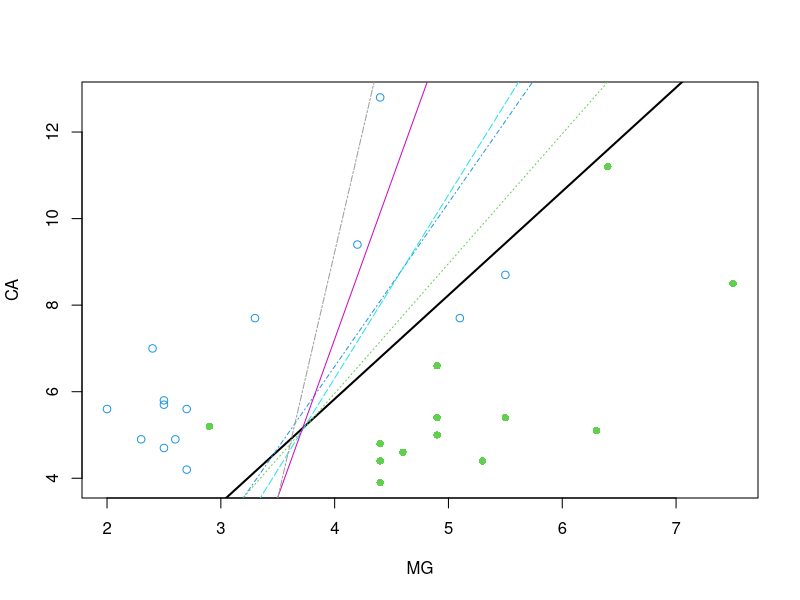

Reproduce this figure in R.
library(rrcov)


### Name: LdaPP
### Title: Robust Linear Discriminant Analysis by Projection Pursuit
### Aliases: LdaPP LdaPP.formula LdaPP.default
### Keywords: robust multivariate

### ** Examples


##
## Function to plot a LDA separation line
##
lda.line <- function(lda, ...)
{
    ab <- lda@ldf[1,] - lda@ldf[2,]
    cc <- lda@ldfconst[1] - lda@ldfconst[2]
    abline(a=-cc/ab[2], b=-ab[1]/ab[2],...)
}

data(pottery)
x <- pottery[,c("MG", "CA")]
grp <- pottery$origin
col <- c(3,4)
gcol <- ifelse(grp == "Attic", col[1], col[2])
gpch <- ifelse(grp == "Attic", 16, 1)

##
## Reproduce Fig. 2. from Pires and branco (2010)
##
plot(CA~MG, data=pottery, col=gcol, pch=gpch)

ppc <- LdaPP(x, grp, method="class", optim=TRUE)
lda.line(ppc, col=1, lwd=2, lty=1)

pph <- LdaPP(x, grp, method="huber",optim=TRUE)
lda.line(pph, col=3, lty=3)

pps <- LdaPP(x, grp, method="sest", optim=TRUE)
lda.line(pps, col=4, lty=4)

ppm <- LdaPP(x, grp, method="mad", optim=TRUE)
lda.line(ppm, col=5, lty=5)

rlda <- Linda(x, grp, method="mcd")
lda.line(rlda, col=6, lty=1)

fsa <- Linda(x, grp, method="fsa")
lda.line(fsa, col=8, lty=6)

## Use the formula interface:
##
LdaPP(origin~MG+CA, data=pottery)       ## use the same two predictors
LdaPP(origin~., data=pottery)           ## use all predictor variables

##
## Predict method
data(pottery)
fit <- LdaPP(origin~., data = pottery)
predict(fit)
